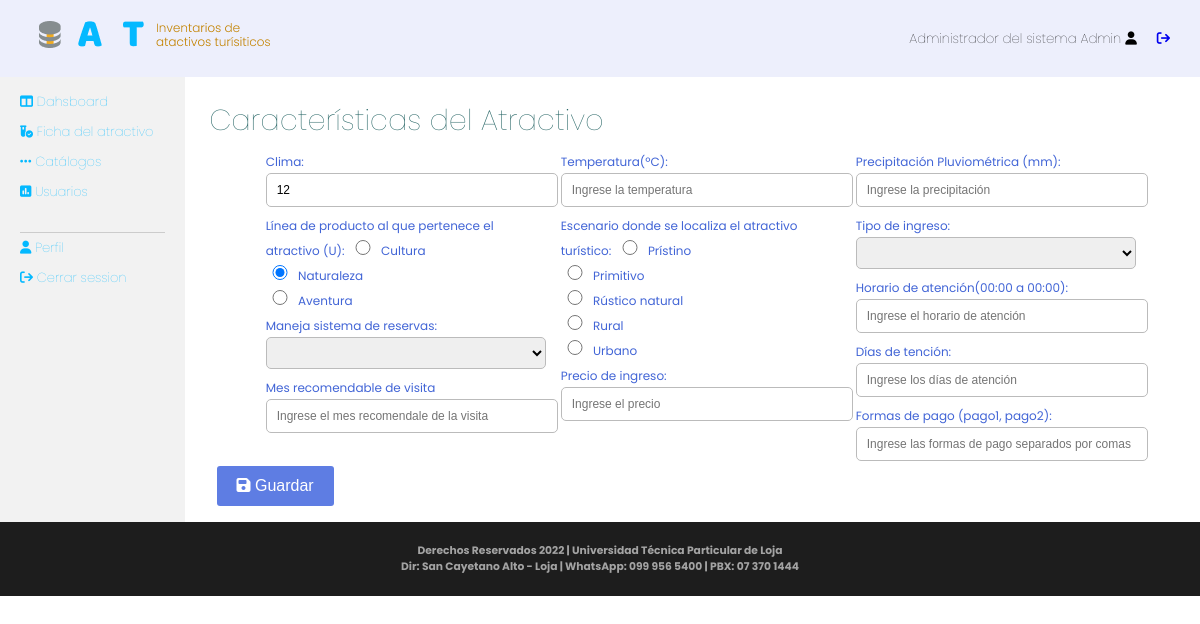
Page /administrator/views/libraryView.php?action=test_detail&testId=1&idCar=1 (signed in) on the committed database.
### tables this page shows
CREATE TABLE `caracteristicas` (
  `idcaracteristicas` int(11) NOT NULL,
  `clima` varchar(45) DEFAULT NULL,
  `temperatura` varchar(15) DEFAULT NULL,
  `precipitacion` varchar(45) DEFAULT NULL,
  `lineaPertenece` varchar(45) DEFAULT NULL,
  `escenario` varchar(45) DEFAULT NULL,
  `tipoIngreso` varchar(25) DEFAULT NULL,
  `horarios` varchar(45) DEFAULT NULL,
  `diasAtencion` varchar(45) DEFAULT NULL,
  `reservas` varchar(5) DEFAULT NULL,
  `precios` varchar(45) DEFAULT NULL,
  `formaPagos` varchar(45) DEFAULT NULL,
  `recomendacionTiempo` varchar(45) DEFAULT NULL
);

### administrator/controller/dataTest_controller.php (called while the page is built, shortened)
<?php
require_once "../models/dataTestModels.php";
class dataTest_controller{
    public function GetCaracteristic($idCar)
    {
        $user = new DataTestModel();
        $data = $user->GetDataCar($idCar);
        return $data;
    }
}
?>

### administrator/models/dataTestModels.php (called while the page is built, shortened)
<?php
    require_once "../../dll/class_mysqli.php";
class DataTestModel{
  function conectarDb(){
    $miconexion1 = new clase_mysqli;
    $miconexion1->conectar(DBHOST, DBUSER, DBPASS, DBNAME);
    return $miconexion1;
  }
  public function GetDataCar($idCar) {
    $miconexion=$this->conectarDb();
    $miconexion->consulta("select * from caracteristicas where idcaracteristicas= '$idCar'");
    $resSQL=$miconexion->GetData11();
    return $resSQL;
  }
}

### dll/class_mysqli.php (called while the page is built, shortened)
<?php
class clase_mysqli{
	var $BaseDatos;
	var $Servidor;
	var $Usuario;
	var $Clave;
	var $Conexion_ID=0;
	var $Consulta_ID=0;
	function clase_mysqli($host="", $user="", $pass="", $db=""){
		$this->BaseDatos=$db;
		$this->Servidor=$host;
		$this->Usuario=$user;
		$this->Clave=$pass;
	}
	function conectar($host, $user, $pass, $db){
		if($db != "")$this->BaseDatos=$db;
		if($host != "")$this->Servidor=$host;
		if($user != "")$this->Usuario=$user;
		$this->Conexion_ID=new mysqli($this->Servidor, $this->Usuario, $this->Clave, $this->BaseDatos);
		return$this->Conexion_ID;
	}
	function consulta($sql=""){
		$this->Consulta_ID=mysqli_query($this->Conexion_ID,$sql);
		return $this->Consulta_ID;
	}
	function numcampos(){
		return mysqli_num_fields($this->Consulta_ID);
	}
    function GetData11()
	{
        if($this->numcampos() > 0)
        {
            $data[] = array();
            while( $row = mysqli_fetch_assoc($this->Consulta_ID) ){
                array_push($data, $row);
            }
        }
	    return $data;
	}
}
?>

### administrator/views/test_detail.php (the view, shortened to what this page needs)
<h1>Características del Atractivo</h1>
<?php
	extract($_GET);
	include("../controller/dataTest_controller.php");
	$control= new dataTest_controller();
	$lista=$control->GetCaracteristic($idCar);
	$car1= @$lista[1]['clima'];
	$car2= @$lista[1]['temperatura'];
	$car3= @$lista[1]['precipitacion'];
	$car4= @$lista[1]['lineaPertenece'];
	$car5= @$lista[1]['escenario'];
	$car6= @$lista[1]['tipoIngreso'];
	$car7= @$lista[1]['horarios'];
	$car8= @$lista[1]['diasAtencion'];
	$car9= @$lista[1]['reservas'];
	$car10= @$lista[1]['precios'];
	$car11= @$lista[1]['formaPagos'];
	$car12= @$lista[1]['recomendacionTiempo'];
?>
<form method="post" action="" class="formulario">
<section class="boxCharts">
<div class="itemBox">
	<div class="grupoInput">
		<label for="clima">Clima: </label>
		<input type="text" name="clima" id="clima" placeholder="Ingrese el clima" value="<?php echo $car1; ?>">
	</div>
		<div class="grupoInput">
		<label for="linea">Línea de producto al que pertenece el atractivo (U):</label>
		<input type="radio" id="linea1" name="linea" value="1" <?php if($car4==1){echo "checked";}?> > <label for="linea1">Cultura</label><br>
		<input type="radio" id="linea2" name="linea" value="2" <?php if($car4==2){echo "checked";}?>> <label for="linea2">Naturaleza</label> <br>
		<input type="radio" id="linea3" name="linea" value="3" <?php if($car4==3){echo "checked";}?>> <label for="linea3">Aventura</label> <br>
	</div>
	<div class="grupoInput">
		<label for="reserva">Maneja sistema de reservas:</label>
		<select name='reserva' id="reserva">
		 <option></option>
		 <option <?php if($car9=='Si'){echo "selected";} ?>>Si</option>
		</select>
	</div>
	<div class="grupoInput">
		<label for="mesvisita">Mes recomendable de visita</label>
		<input type="text" name="mesvisita" id="mesvisita" placeholder="Ingrese el mes recomendale de la visita" value="<?php echo $car12; ?>">
	</div>
</div>
<div class="itemBox">
	<div class="grupoInput">
		<label for="temperatura">Temperatura(ºC):</label>
		<input type="text" name="temperatura" id="temperatura" placeholder="Ingrese la temperatura" value="<?php echo $car2; ?>">
	</div>
		<div class="grupoInput">
		<label for="escenario">Escenario donde se localiza el atractivo turístico:</label>
		<input type="radio" id="escenario1" name="escenario" value="1" <?php if($car5==1){echo "checked";}?>> <label for="escenario1">Prístino </label><br>
		<input type="radio" id="escenario2" name="escenario" value="2" <?php if($car5==2){echo "checked";}?>> <label for="escenario2">Primitivo</label> <br>
		<input type="radio" id="escenario3" name="escenario" value="3" <?php if($car5==3){echo "checked";}?>> <label for="escenario3">Rústico natural</label> <br>
		<input type="radio" id="escenario4" name="escenario" value="4" <?php if($car5==4){echo "checked";}?>> <label for="escenario4">Rural</label><br>
		<input type="radio" id="escenario5" name="escenario" value="5" <?php if($car5==5){echo "checked";}?>> <label for="escenario5">Urbano</label><br>
	</div>
	<div class="grupoInput">
		<label for="precio">Precio de ingreso:</label>
		<input type="text" name="precio" id="precio" placeholder="Ingrese el precio" value="<?php echo $car10; ?>" >
	</div>
</div>
<div class="itemBox">
	<div class="grupoInput">
		<label for="precipitacion">Precipitación Pluviométrica (mm):</label>
		<input type="text" name="precipitacion" id="precipitacion" placeholder="Ingrese la precipitación" value="<?php echo $car3; ?>">
	</div>
	<div class="grupoInput">
		<label for="ingreso">Tipo de ingreso:</label>
		<select name='ingreso' id="ingreso">
		 <option></option>
		 <option <?php if($car6=='Libre'){echo "selected";} ?>>Libre</option>
		</select>
	</div>
	<div class="grupoInput">
		<label for="horario">Horario de atención(00:00 a 00:00):</label>
		<input type="text" name="horario" id="horario" placeholder="Ingrese el horario de atención" value="<?php echo $car7; ?>">
	</div>
	<div class="grupoInput">
		<label for="diasatencion">Días de tención:</label>
		<input type="text" name="diasatencion" id="diasatencion" placeholder="Ingrese los días de atención" value="<?php echo $car8; ?>">
	</div>
	<div class="grupoInput">
		<label for="formaspago">Formas de pago (pago1, pago2):</label>
		<input type="text" name="formaspago" id="formaspago" placeholder="Ingrese las formas de pago separados por comas" value="<?php echo $car11; ?>">
	</div>
</div>
</section>
	<div class="grupoInput">
	 <button type="submit" value="Procesar" class="btn-submit"><i class="fa-solid fa-floppy-disk"></i> Guardar</button>
	</div>
</form>

### administrator/css/estilosAdmin.css (style rules this page uses)
* { padding: 0; margin: 0; }
body { background: #fff; font-family: 'Poppins', sans-serif; }
h1 { padding: 0.2em 0.3em; font-size: 1.8em; font-weight: 100; color: #256464; }
.grupoInput { width: 95%; padding: 0em 1em; }
label { color: #4265D6; font-size: 12px; }
.formulario input, .formulario select { width: 100%; margin-bottom: 5px; height: 32px; font-size: 12px; line-height: 52px; padding-left: 10px; border: 1px solid #BBBBBB; border-radius: 5px; }
.formulario input[type="radio"] { width: 10%; margin-bottom: 5px; height: 15px; font-size: 12px; line-height: 52px; text-align: center; border: 1px solid #BBBBBB; border-radius: 5px; }
form .btn-submit { padding: 0 20px; height: 40px; line-height: 40px; border: none; color: #fff; background: #5E7DE3; border-radius: 3px; font-family: 'Montserrat', sans-serif; font-size: 16px; cursor: pointer; transition: .3s ease all; }
.boxCharts { width: 90%; margin: 0 auto; display: flex; }
.itemBox { width: 45%; }

### rows in the picture
caracteristicas: clima "12", lineaPertenece "☐ Cultura", lineaPertenece "☑ Naturaleza", lineaPertenece "☐ Aventura", escenario "☐ Prístino", escenario "☐ Primitivo", escenario "☐ Rústico natural", escenario "☐ Rural", escenario "☐ Urbano"

### other values in the picture
$_SESSION['username'] "Administrador del sistema Admin"
